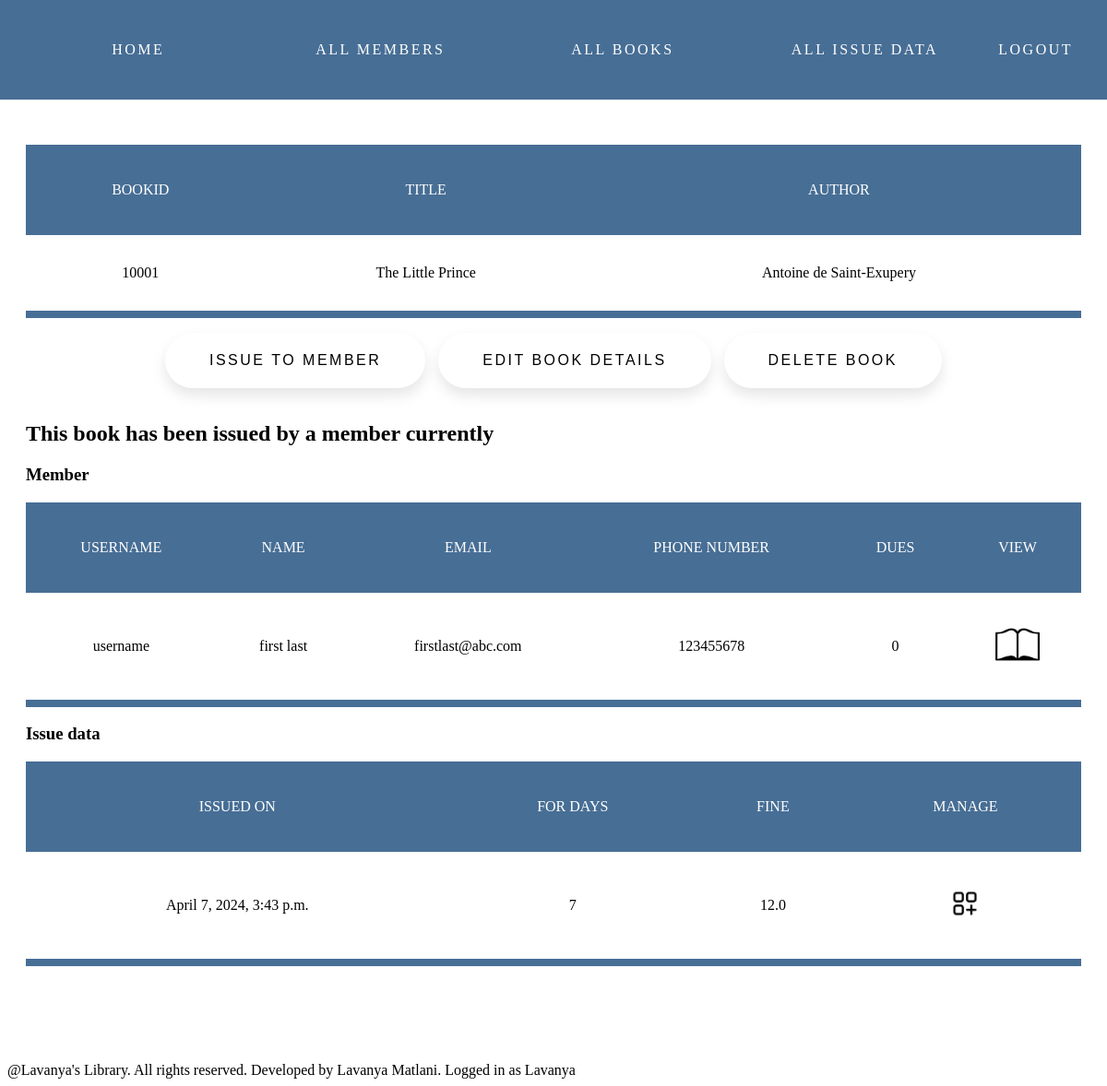
The page /books/view/1 (signed in) on the database as committed earlier.
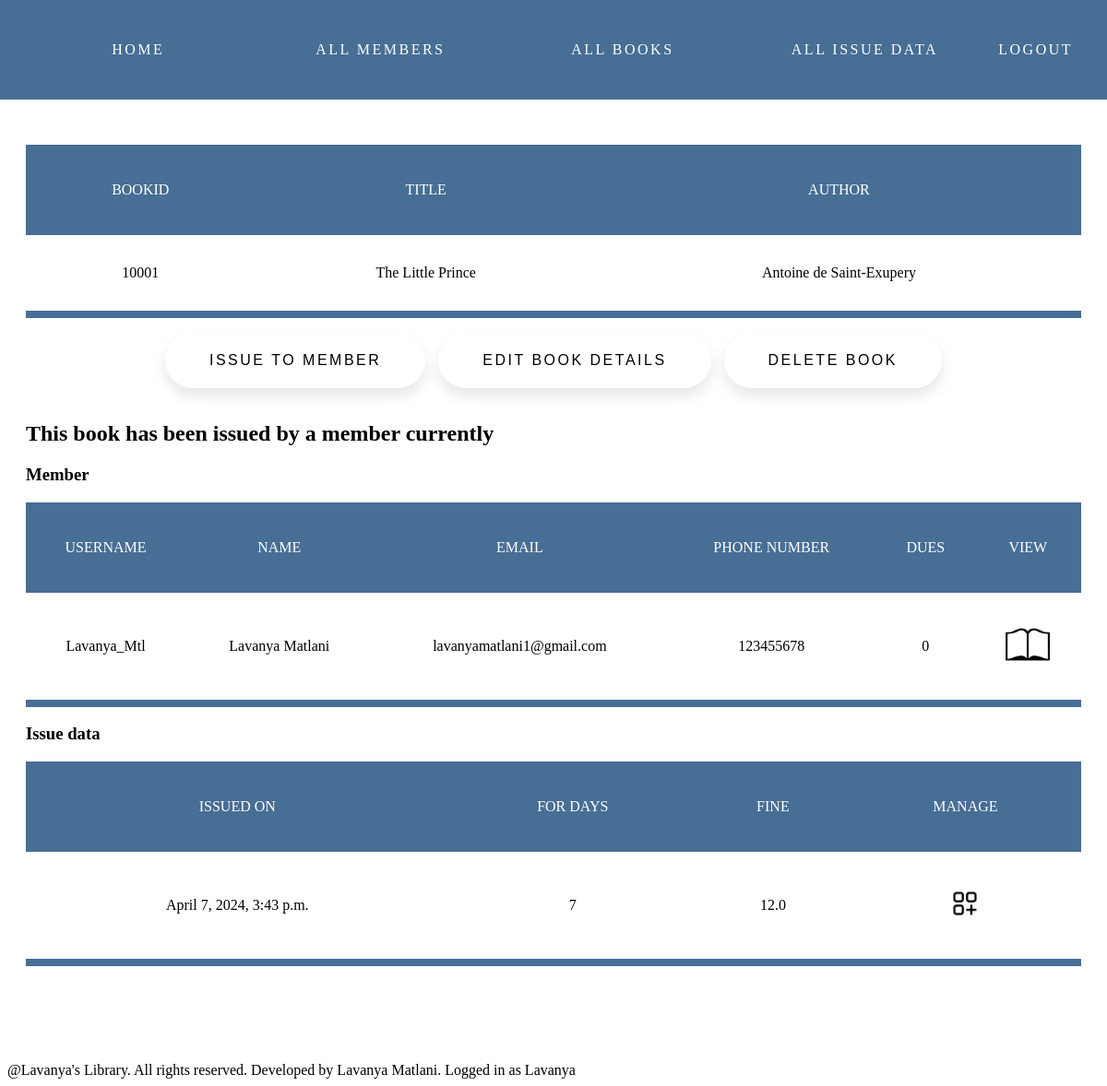
The same page on the database as committed later.
### bookissue/models.py (models this page shows)
class BookIssue(models.Model):
    book = models.OneToOneField(Book,on_delete=models.RESTRICT,null=False,blank=False)
    member = models.OneToOneField(Member,on_delete=models.RESTRICT,null=False,blank=False)
    date_created = models.DateTimeField(auto_now_add=True)
    for_days = models.IntegerField(default=7,null=False,blank=True)

### members/models.py (models this page shows)
class Member(models.Model):
    username = models.CharField(max_length=40,unique=True,null=False,blank=False)
    first_name = models.CharField(max_length=40)
    last_name = models.CharField(max_length=40)
    email = models.EmailField(null=False,blank=False)
    phone_number = models.CharField(max_length=15)
    dues = models.IntegerField(null=False,default=0)

### books/views.py (the view)
# urls.py: path('view/<int:id>',view_book,name="view_book"),
@login_required(login_url='account:login')
def view_book(request,id):
    try:
        book = Book.objects.get(id=id)
    except ObjectDoesNotExist:
        return render(request, 'books/viewbook.html', context={'message':"Book not found"})
    try:
        bookissue = BookIssue.objects.get(book=book.id)
        fine = (timezone.now()-bookissue.date_created).total_seconds()//86400 - bookissue.for_days
        if fine<0:
            fine=0
        return render(request, 'books/viewbook.html', context={'book':book,'bookissue':bookissue,'fine':fine})
    except ObjectDoesNotExist:
        return render(request, 'books/viewbook.html', context={'book':book,'issuemessage':"This book has not been issued to any member"})

### books/templates/books/viewbook.html (shortened to what this page needs)
{% extends 'members/index.html' %}
{% load static %}
{% block content %}
<div class="container">
    {% if book %}
    <table>
        <tr>
            <th>BookID</th>
            <th>Title</th>
            <th>Author</th>
        </tr>
        <tr>
            <td>{{ book.book_id }}</td>
            <td> {{book.title}} </td>
            <td>{{ book.author }}</td>
        </tr>
    </table>
    <div class="actionpad">
        <a href="{% url 'books:book_to_member' id=book.id %}"><button class="yes">Issue to Member</button></a>
        <a href="{% url 'books:edit_book' id=book.id %}"><button class="yes">Edit Book Details</button></a>
        <a href="{% url 'books:delete_book' id=book.id %}"><button class="no">Delete Book</button></a>
    </div>
    {% if bookissue %}
        <h2>This book has been issued by a member currently</h2>
    <div>
        <h3>Member</h3>
        <table>
            <tr>
                <th>Username</th>
                <th>Name</th>
                <th>Email</th>
                <th>Phone Number</th>
                <th>Dues</th>
                <th>View</th>
            </tr>
            <tr>
                <td>{{ bookissue.member.username }}</td>
                <td>{{ bookissue.member.first_name }} {{ bookissue.member.last_name }}</td>
                <td>{{ bookissue.member.email }}</td>
                <td>{{ bookissue.member.phone_number }}</td>
                <td>{{ bookissue.member.dues }}</td>
                <td><a href="{% url 'members:view_member' id=bookissue.member.id %}"><img src={% static "members/images/preview.png" %} class="symbol"></a></td>
        </table>
    </div>
    <div>
        <h3>Issue data</h3>
        <table>
            <tr>
                <th>Issued on</th>
                <th>For days</th>
                <th>Fine</th>
                <th>Manage</th>
            </tr>
            <tr>
                <td>{{ bookissue.date_created }}</td>
                <td>{{ bookissue.for_days }}</td>
                <td>{{ fine }}</td>
                <td><a href="{% url 'bookissue:view_bookissue' bookissueid=bookissue.id %}"><img src={% static "bookissue/images/more_info.png" %} class="symbol"></a></td>
            </tr>
        </table>
    </div>
    {% endif %}
    {% endif %}
</div>
{% endblock content %}

Rows that differ between the two databases and show on the page:
changed through a linked row, BookIssue: member.username "username" → "Lavanya_Mtl"; member.first_name "first" → "Lavanya"; member.last_name "last" → "Matlani"; member.email "firstlast@abc.com" → "lavanyamatlani1@gmail.com"
